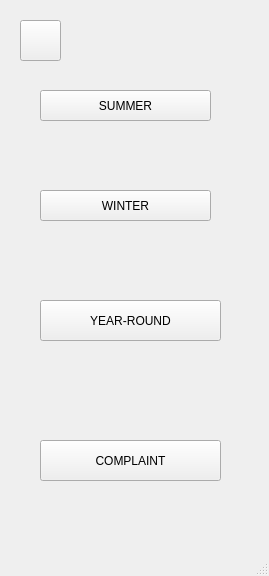
<?xml version="1.0" encoding="UTF-8"?>
<ui version="4.0">
 <class>MainWindow</class>
 <widget class="QMainWindow" name="MainWindow">
  <property name="geometry">
   <rect>
    <x>0</x>
    <y>0</y>
    <width>269</width>
    <height>576</height>
   </rect>
  </property>
  <property name="windowTitle">
   <string>MainWindow</string>
  </property>
  <property name="styleSheet">
   <string notr="true">background-image: url('C:/Users/USER/Downloads/Project_DB(updated ui)/tbg.jpeg')</string>
  </property>
  <widget class="QWidget" name="centralwidget">
   <widget class="QPushButton" name="pushButton">
    <property name="geometry">
     <rect>
      <x>20</x>
      <y>20</y>
      <width>41</width>
      <height>41</height>
     </rect>
    </property>
    <property name="styleSheet">
     <string notr="true">background-image:url('C:/Users/USER/Desktop/CUI/menu.jpeg')</string>
    </property>
    <property name="text">
     <string/>
    </property>
   </widget>
   <widget class="QPushButton" name="summerbutton">
    <property name="geometry">
     <rect>
      <x>40</x>
      <y>90</y>
      <width>171</width>
      <height>31</height>
     </rect>
    </property>
    <property name="styleSheet">
     <string notr="true">font: 75 italic 14pt &quot;Bodoni MT&quot;;</string>
    </property>
    <property name="text">
     <string>SUMMER</string>
    </property>
   </widget>
   <widget class="QPushButton" name="winterbutton">
    <property name="geometry">
     <rect>
      <x>40</x>
      <y>190</y>
      <width>171</width>
      <height>31</height>
     </rect>
    </property>
    <property name="styleSheet">
     <string notr="true">font: 75 italic 14pt &quot;Bodoni MT&quot;;</string>
    </property>
    <property name="text">
     <string>WINTER</string>
    </property>
   </widget>
   <widget class="QPushButton" name="yrbutton">
    <property name="geometry">
     <rect>
      <x>40</x>
      <y>300</y>
      <width>181</width>
      <height>41</height>
     </rect>
    </property>
    <property name="styleSheet">
     <string notr="true">font: 75 italic 14pt &quot;Bodoni MT&quot;;</string>
    </property>
    <property name="text">
     <string>YEAR-ROUND</string>
    </property>
   </widget>
   <widget class="QPushButton" name="complaintbutton">
    <property name="geometry">
     <rect>
      <x>40</x>
      <y>440</y>
      <width>181</width>
      <height>41</height>
     </rect>
    </property>
    <property name="styleSheet">
     <string notr="true">font: 75 italic 14pt &quot;Bodoni MT&quot;;</string>
    </property>
    <property name="text">
     <string>COMPLAINT</string>
    </property>
   </widget>
  </widget>
  <widget class="QMenuBar" name="menubar">
   <property name="geometry">
    <rect>
     <x>0</x>
     <y>0</y>
     <width>269</width>
     <height>26</height>
    </rect>
   </property>
  </widget>
  <widget class="QStatusBar" name="statusbar"/>
 </widget>
 <resources/>
 <connections/>
</ui>
